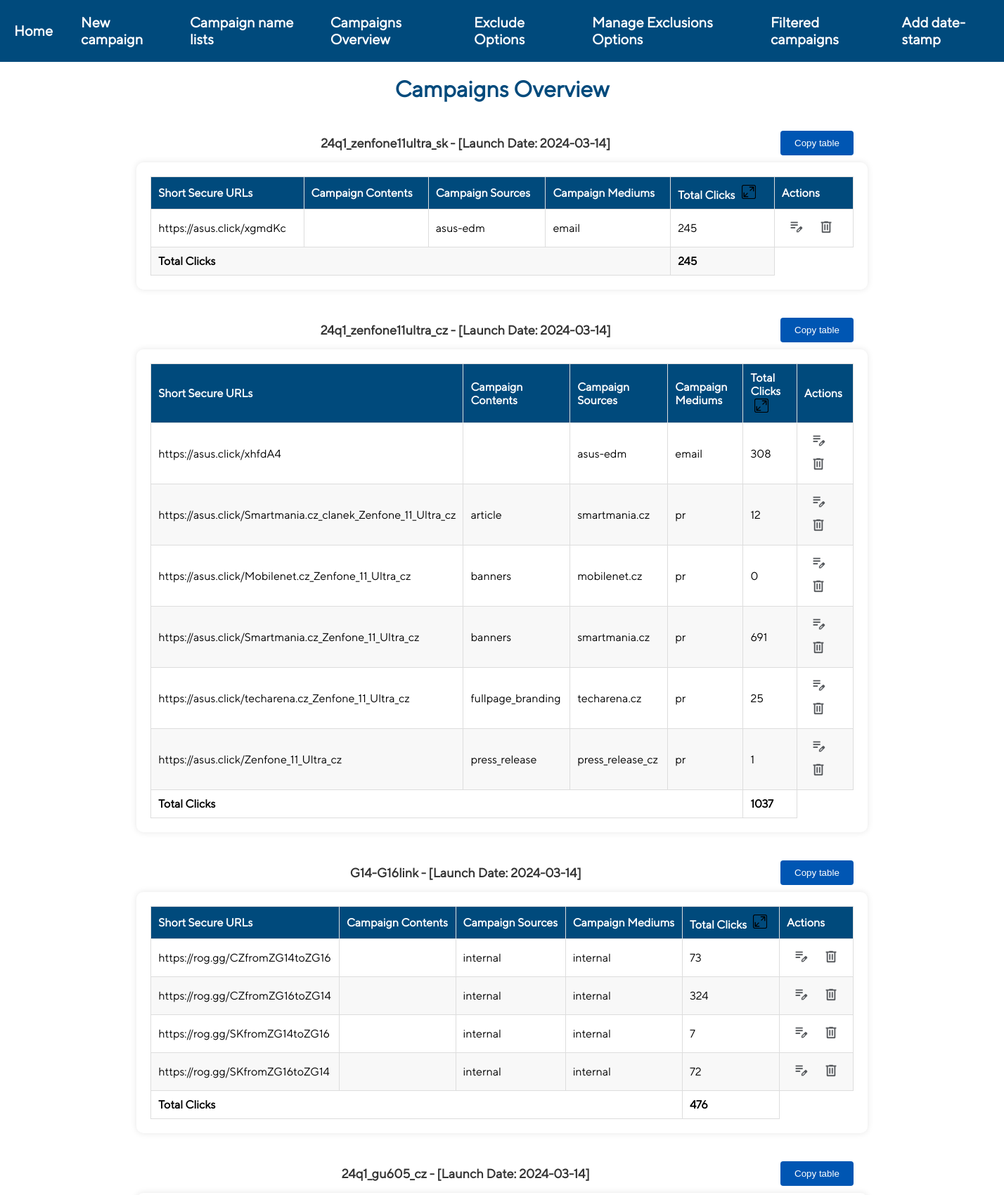
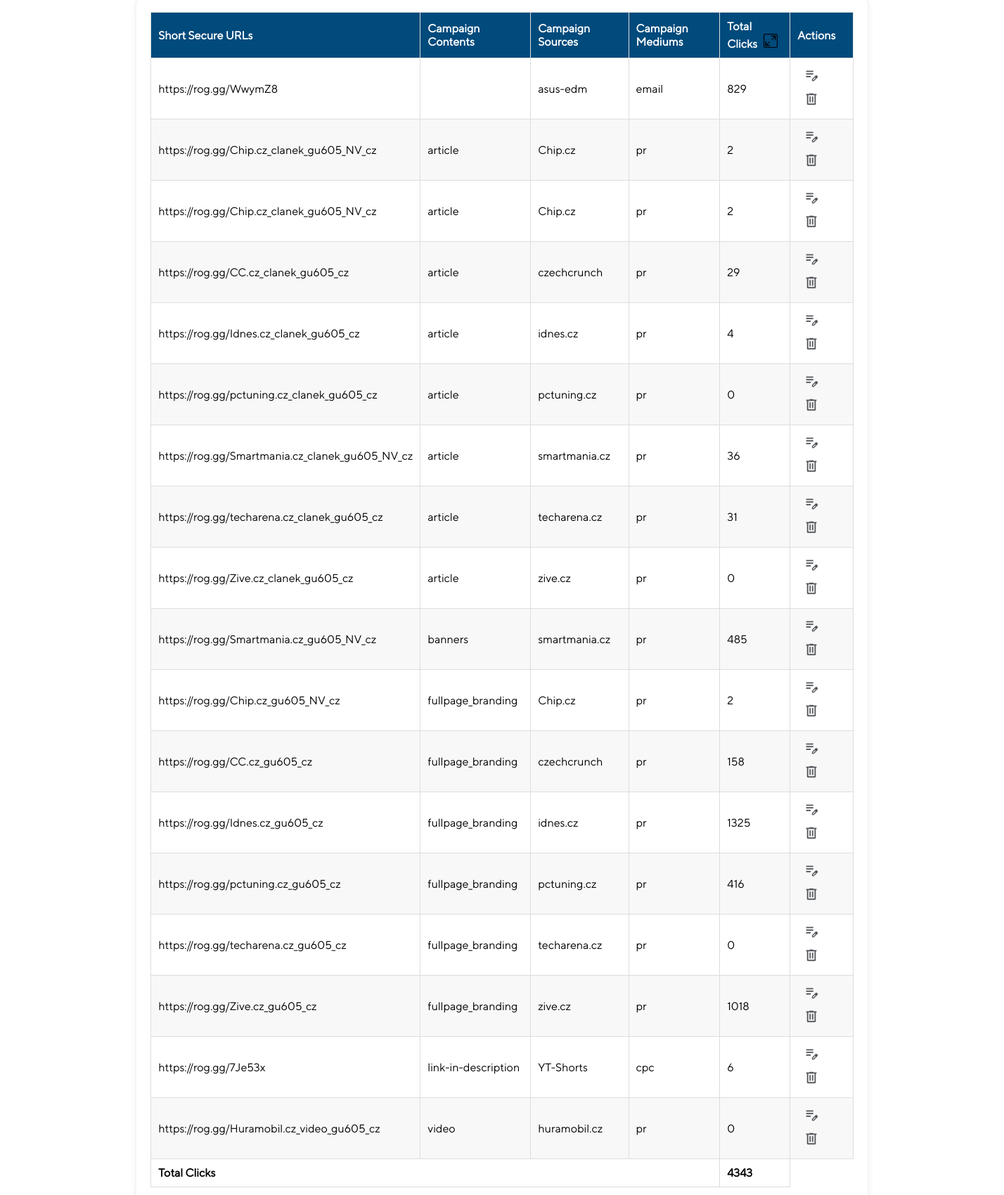
Page /campaigns (upper part) on the committed database (2 pictures, top to bottom).
### models/models.py (models this page shows)
class UTMLink(db.Model):
    id = db.Column(db.Integer, primary_key=True)
    url = db.Column(db.String(255), nullable=False)
    campaign_content = db.Column(db.String(50), nullable=True)
    campaign_source = db.Column(db.String(50), nullable=False)
    campaign_medium = db.Column(db.String(50), nullable=False)
    campaign_name = db.Column(db.String(50), db.ForeignKey('campaign.name'), nullable=False)
    domain = db.Column(db.String(20), nullable=False)
    slug = db.Column(db.String(50), nullable=False)
    short_id = db.Column(db.String(20), nullable=True)
    short_secure_url = db.Column(db.String(20), nullable=True)
    clicks_count = db.Column(db.Integer, default=0)
    clicks_count24h = db.Column(db.Integer, default=0)
    clicks_count1w = db.Column(db.Integer, default=0)
    clicks_count2w = db.Column(db.Integer, default=0)
    clicks_count3w = db.Column(db.Integer, default=0)
    campaign = relationship("Campaign", back_populates="links")

class Campaign(db.Model):
    id = db.Column(db.Integer, primary_key=True)
    name = db.Column(db.String(50), nullable=False)
    url_by_default = db.Column(db.String(255), nullable=True)
    domain_by_default = db.Column(db.String(20), nullable=True)
    start_date = db.Column(db.Date, nullable=False)
    hide = db.Column(db.Boolean, default=False)
    links = relationship("UTMLink", back_populates="campaign")

### routes/main_routes.py (the view)
@main.route('/campaigns', methods=['GET'])
def campaigns():
    utm_link = aliased(UTMLink)
    campaign = aliased(Campaign)
    grouped_campaigns = db.session.query(
        utm_link.campaign_name,
        func.group_concat(utm_link.campaign_content).label('campaign_contents'),
        func.group_concat(utm_link.campaign_source).label('campaign_sources'),
        func.group_concat(utm_link.campaign_medium).label('campaign_mediums'),
        func.group_concat(utm_link.domain).label('domains'),
        func.group_concat(utm_link.slug).label('slugs'),
        func.group_concat(utm_link.short_id).label('short_ids'),
        func.group_concat(utm_link.short_secure_url).label('short_secure_urls'),
        campaign.start_date.label('start_date'),
        func.group_concat(utm_link.clicks_count).label('clicks_counts'),
        func.group_concat(utm_link.clicks_count24h).label('clicks_counts_24h'),
        func.group_concat(utm_link.clicks_count1w).label('clicks_counts_1w'),
        func.group_concat(utm_link.clicks_count2w).label('clicks_counts_2w'),
        func.group_concat(utm_link.clicks_count3w).label('clicks_counts_3w'),
        func.sum(cast(utm_link.clicks_count, Integer)).label('total_clicks'),
        func.sum(cast(utm_link.clicks_count24h, Integer)).label('total_clicks_24h'),
        func.sum(cast(utm_link.clicks_count1w, Integer)).label('total_clicks_1w'),
        func.sum(cast(utm_link.clicks_count2w, Integer)).label('total_clicks_2w'),
        func.sum(cast(utm_link.clicks_count3w, Integer)).label('total_clicks_3w')
    ).join(campaign).filter(campaign.hide != True).group_by(utm_link.campaign_name).order_by(desc(utm_link.id)).all()
    return render_template('campaigns.html', grouped_campaigns=grouped_campaigns)

### templates/campaigns.html (shortened to what this page needs)
{% extends "base.html" %}
{% block head %}
<link rel="stylesheet" href="{{ url_for('static', filename='css/campaign_result.css') }}">
<link rel="stylesheet" href="https://cdnjs.cloudflare.com/ajax/libs/font-awesome/5.15.3/css/all.min.css">
{% endblock %}
{% block content %}
    <h1>Campaigns Overview</h1>
    {% for campaign_data in grouped_campaigns %}
    <div class="table_title">
        <h2>{{ campaign_data.campaign_name }} - [Launch Date: {{ campaign_data.start_date }}]</h2>
        <button class="copy-btn">Copy table</button>
    </div>
    <div class="table-container">
        <table>
            <thead>
                <tr>
                    <th>Short Secure URLs</th>
                    <th>Campaign Contents</th>
                    <th>Campaign Sources</th>
                    <th>Campaign Mediums</th>
                    <th>Total Clicks
                        <button class="toggle-details-btn">
                            <img src="static/images/expand.png" alt="Show/Hide Details" />
                        </button>
                    </th>
                    <th>Actions</th>
                </tr>
            </thead>
            <tbody>
                {% set campaign_contents_list = campaign_data.campaign_contents.split(',') %}
                {% set campaign_sources_list = campaign_data.campaign_sources.split(',') %}
                {% set campaign_mediums_list = campaign_data.campaign_mediums.split(',') %}
                {% set short_secure_urls_list = campaign_data.short_secure_urls.split(',') %}
                {% set short_ids_list = campaign_data.short_ids.split(',') %}
                {% set clicks_counts_list = campaign_data.clicks_counts.split(',') %}
                {% set campaign_clicks24 = campaign_data.clicks_counts_24h.split(',') %}
                {% set campaign_clicks1w = campaign_data.clicks_counts_1w.split(',') %}
                {% set campaign_clicks2w = campaign_data.clicks_counts_2w.split(',') %}
                {% set campaign_clicks3w = campaign_data.clicks_counts_3w.split(',') %}
                {% for i in range(short_secure_urls_list | length) %}
                    <tr id="row-{{ short_ids_list[i] }}">
                        <td>{{ short_secure_urls_list[i] }}</td>
                        <td>{{ campaign_contents_list[i] }}</td>
                        <td>{{ campaign_sources_list[i] }}</td>
                        <td>{{ campaign_mediums_list[i] }}</td>
                        <td>{{ clicks_counts_list[i] }}</td>
                        <td class="actions-cell">
                            <button class="edit-btn" data-id="{{ short_ids_list[i] }}"><img src="static\images\edit.png" alt="Edit"></button>
                            <button class="delete-btn" data-id="{{ short_ids_list[i] }}"><img src="static\images\delete.png" alt="Delete"></button>
                        </td>
                    </tr>
                {% endfor %}
                <tr class="total-clicks">
                    <td colspan="4">Total Clicks</td>
                    <td>{{ campaign_data.total_clicks }}</td>
                </tr>
            </tbody>
        </table>
    </div>
    {% endfor %}
{% endblock %}

### static/css/base.css (style rules this page uses)
body { font-family: "TTNormsPro"; margin: 0; padding: 0; background-color: #ffffff; background-image: url('/static/images/symbol_BG.png'); background-repeat: no-repeat; background-attachment: fixed; background-position: center right; background-size: contain; }

### static/css/campaign_result.css (style rules this page uses)
h1 { color: #004a7c; text-align: center; margin: 20px 0; }
.table-container { background-color: #fff; margin: 20px auto; padding: 20px; border-radius: 10px; box-shadow: 0 0 10px rgba(0, 0, 0, 0.1); width:70%; margin-top:0px; }
.copy-btn { display: block; margin: 10px auto; padding: 10px 20px; background-color: #0056b3; color: #fff; border: none; border-radius: 4px; cursor: pointer; }
.edit-btn, .delete-btn { border: solid 0.5px black; border-radius: 4px; padding: 5px 10px; background-color: #fff; color: #333; text-decoration: none; cursor: pointer; }
h2 { color: #333; font-size: 18px; margin: auto; text-align: center; }
table { border-collapse: collapse; margin-top: 20px; margin: auto; width:100% }
table thead { background-color: #004a7c; color: #fff; }
table th, table td { padding: 10px; border: 1px solid #ddd; }
table th { text-align: left; }
table tbody tr:nth-child(even) { background-color: #f8f8f8; }
.edit-btn img, .delete-btn img { width: 20px; }
.edit-btn, .delete-btn { border: none; background-color: transparent; cursor: pointer; }
.total-clicks { font-weight: bold; }
.table_title { display: flex; justify-content: space-between; align-items: center; padding: 10px; padding-bottom: 0px; margin-bottom: -10px; width:70%; margin:auto; }
.copy-btn { padding: 10px 20px; background-color: #0056b3; color: #fff; border: none; border-radius: 4px; cursor: pointer; margin-right: auto; }
h2 { flex: 1; text-align: center; color: #333; font-size: 18px; }
.toggle-details-btn { background: none; border: none; cursor: pointer; }
.toggle-details-btn img { width: 20px; height: auto; filter: grayscale(100%); }

### rows in the picture
UTMLink: short_secure_url "https://asus.click/xgmdKc", campaign_source "asus-edm", campaign_medium "email", clicks_count "245"
Campaign: campaign_name "24q1_zenfone11ultra_cz", start_date "2024-03-14", total_clicks "1037"
UTMLink: short_secure_url "https://asus.click/xhfdA4", campaign_source "asus-edm", campaign_medium "email", clicks_count "308"
UTMLink: short_secure_url "https://asus.click/Smartmania.cz_clanek_Zenfone_11_Ultra_cz", campaign_content "article", campaign_source "smartmania.cz", campaign_medium "pr", clicks_counts_list "12"
UTMLink: short_secure_url "https://asus.click/Mobilenet.cz_Zenfone_11_Ultra_cz", campaign_content "banners", campaign_source "mobilenet.cz", campaign_medium "pr", clicks_counts_list "0"
UTMLink: short_secure_url "https://asus.click/Smartmania.cz_Zenfone_11_Ultra_cz", campaign_content "banners", campaign_source "smartmania.cz", campaign_medium "pr", clicks_count "691"
UTMLink: short_secure_url "https://asus.click/techarena.cz_Zenfone_11_Ultra_cz", campaign_content "fullpage_branding", campaign_source "techarena.cz", campaign_medium "pr", clicks_count "25"
UTMLink: short_secure_url "https://asus.click/Zenfone_11_Ultra_cz", campaign_content "press_release", campaign_source "press_release_cz", campaign_medium "pr", clicks_counts_list "1"
Campaign: campaign_name "G14-G16link", start_date "2024-03-14", total_clicks "476"
UTMLink: short_secure_url "https://rog.gg/CZfromZG14toZG16", campaign_sources_list "internal", campaign_mediums_list "internal", clicks_count "73"
UTMLink: short_secure_url "https://rog.gg/CZfromZG16toZG14", campaign_sources_list "internal", campaign_mediums_list "internal", clicks_count "324"
UTMLink: short_secure_url "https://rog.gg/SKfromZG14toZG16", campaign_sources_list "internal", campaign_mediums_list "internal", clicks_count "7"
UTMLink: short_secure_url "https://rog.gg/SKfromZG16toZG14", campaign_sources_list "internal", campaign_mediums_list "internal", clicks_count "72"
Campaign: campaign_name "24q1_gu605_cz", start_date "2024-03-14", short_secure_urls_list "https://rog.gg/Chip.cz_clanek_gu605_NV_cz" "https://rog.gg/Chip.cz_clanek_gu605_NV_cz", campaign_contents_list "article" "article", campaign_sources_list "Chip.cz" "Chip.cz", campaign_mediums_list "pr" "pr", clicks_counts_list "2" "2", total_clicks "4343"
UTMLink: short_secure_url "https://rog.gg/WwymZ8", campaign_source "asus-edm", campaign_medium "email", clicks_count "829"
UTMLink: short_secure_url "https://rog.gg/CC.cz_clanek_gu605_cz", campaign_content "article", campaign_source "czechcrunch", campaign_medium "pr", clicks_count "29"
UTMLink: short_secure_url "https://rog.gg/Idnes.cz_clanek_gu605_cz", campaign_content "article", campaign_source "idnes.cz", campaign_medium "pr", clicks_count "4"
UTMLink: short_secure_url "https://rog.gg/pctuning.cz_clanek_gu605_cz", campaign_content "article", campaign_source "pctuning.cz", campaign_medium "pr", clicks_counts_list "0"
UTMLink: short_secure_url "https://rog.gg/Smartmania.cz_clanek_gu605_NV_cz", campaign_content "article", campaign_source "smartmania.cz", campaign_medium "pr", clicks_counts_list "36"
UTMLink: short_secure_url "https://rog.gg/techarena.cz_clanek_gu605_cz", campaign_content "article", campaign_source "techarena.cz", campaign_medium "pr", clicks_count "31"
UTMLink: short_secure_url "https://rog.gg/Zive.cz_clanek_gu605_cz", campaign_content "article", campaign_source "zive.cz", campaign_medium "pr", clicks_counts_list "0"
UTMLink: short_secure_url "https://rog.gg/Smartmania.cz_gu605_NV_cz", campaign_content "banners", campaign_source "smartmania.cz", campaign_medium "pr", clicks_count "485"
UTMLink: short_secure_url "https://rog.gg/Chip.cz_gu605_NV_cz", campaign_content "fullpage_branding", campaign_source "Chip.cz", campaign_medium "pr", clicks_count "2"
UTMLink: short_secure_url "https://rog.gg/CC.cz_gu605_cz", campaign_content "fullpage_branding", campaign_source "czechcrunch", campaign_medium "pr", clicks_counts_list "158"
UTMLink: short_secure_url "https://rog.gg/Idnes.cz_gu605_cz", campaign_content "fullpage_branding", campaign_source "idnes.cz", campaign_medium "pr", clicks_count "1325"
UTMLink: short_secure_url "https://rog.gg/pctuning.cz_gu605_cz", campaign_content "fullpage_branding", campaign_source "pctuning.cz", campaign_medium "pr", clicks_count "416"
UTMLink: short_secure_url "https://rog.gg/techarena.cz_gu605_cz", campaign_content "fullpage_branding", campaign_source "techarena.cz", campaign_medium "pr", clicks_counts_list "0"
UTMLink: short_secure_url "https://rog.gg/Zive.cz_gu605_cz", campaign_content "fullpage_branding", campaign_source "zive.cz", campaign_medium "pr", clicks_count "1018"
UTMLink: short_secure_url "https://rog.gg/7Je53x", campaign_content "link-in-description", campaign_source "YT-Shorts", campaign_medium "cpc", clicks_count "6"
UTMLink: short_secure_url "https://rog.gg/Huramobil.cz_video_gu605_cz", campaign_content "video", campaign_source "huramobil.cz", campaign_medium "pr", clicks_counts_list "0"

### other values in the picture
{{ campaign_data.campaign_name }} "24q1_zenfone11ultra_sk"
{{ campaign_data.start_date }} "2024-03-14"
{{ campaign_data.total_clicks }} "245"
